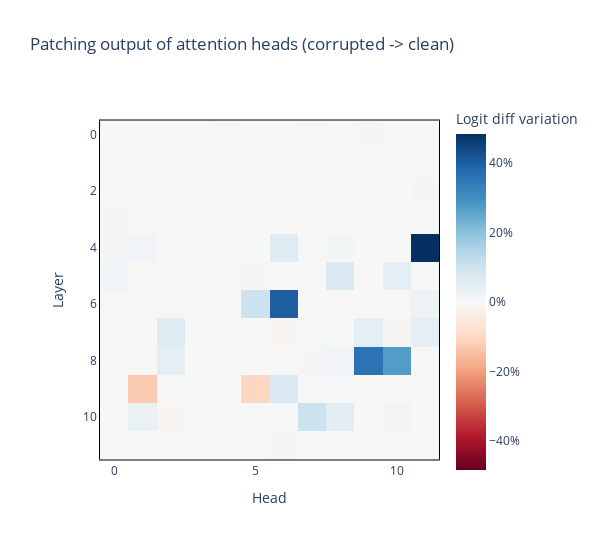

Notebook source saved alongside this figure:
### Code cell
imshow_p(
    results['z'] * 100,
    title="Patching output of attention heads (corrupted -> clean)",
    labels={"x": "Head", "y": "Layer", "color": "Logit diff variation"},
    coloraxis=dict(colorbar_ticksuffix = "%"),
    border=True,
    width=600,
    margin={"r": 100, "l": 100}
)

### Figure 1 — Plotly figure (JSON) as saved in the notebook; plotly's stock layout.template omitted (floating-point values rounded to 4 significant figures; data arrays with more than 128 entries replaced by an {"elided": "..."} marker saying what was removed)
{"data": [{"coloraxis": "coloraxis", "hovertemplate": "Head: %{x}<br>Layer: %{y}<br>Logit diff variation: %{z}<extra></extra>", "name": "0", "type": "heatmap", "xaxis": "x", "yaxis": "y", "z": {"elided": "12x12 float values"}}], "layout": {"coloraxis": {"cmid": 0, "colorbar": {"ticksuffix": "%", "title": {"text": "Logit diff variation"}}, "colorscale": [[0, "rgb(103,0,31)"], [0.1, "rgb(178,24,43)"], [0.2, "rgb(214,96,77)"], [0.3, "rgb(244,165,130)"], [0.4, "rgb(253,219,199)"], [0.5, "rgb(247,247,247)"], [0.6, "rgb(209,229,240)"], [0.7, "rgb(146,197,222)"], [0.8, "rgb(67,147,195)"], [0.9, "rgb(33,102,172)"], [1, "rgb(5,48,97)"]]}, "margin": {"l": 100, "r": 100}, "title": {"text": "Patching output of attention heads (corrupted -> clean)"}, "width": 600, "xaxis": {"anchor": "y", "constrain": "domain", "domain": [0, 1], "linecolor": "black", "linewidth": 1, "mirror": true, "scaleanchor": "y", "showline": true, "title": {"text": "Head"}}, "yaxis": {"anchor": "x", "autorange": "reversed", "constrain": "domain", "domain": [0, 1], "linecolor": "black", "linewidth": 1, "mirror": true, "showline": true, "title": {"text": "Layer"}}}}
